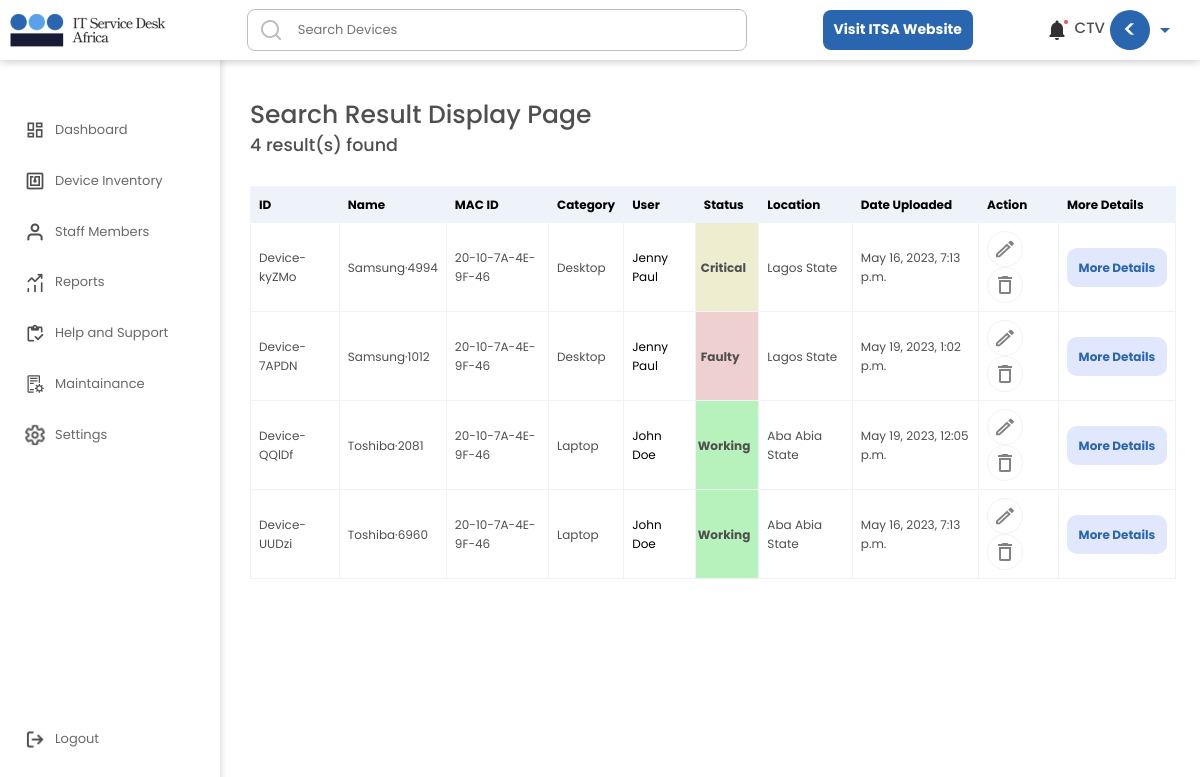
/member/searchresult/ (signed in), run on an earlier commit of the app's database.
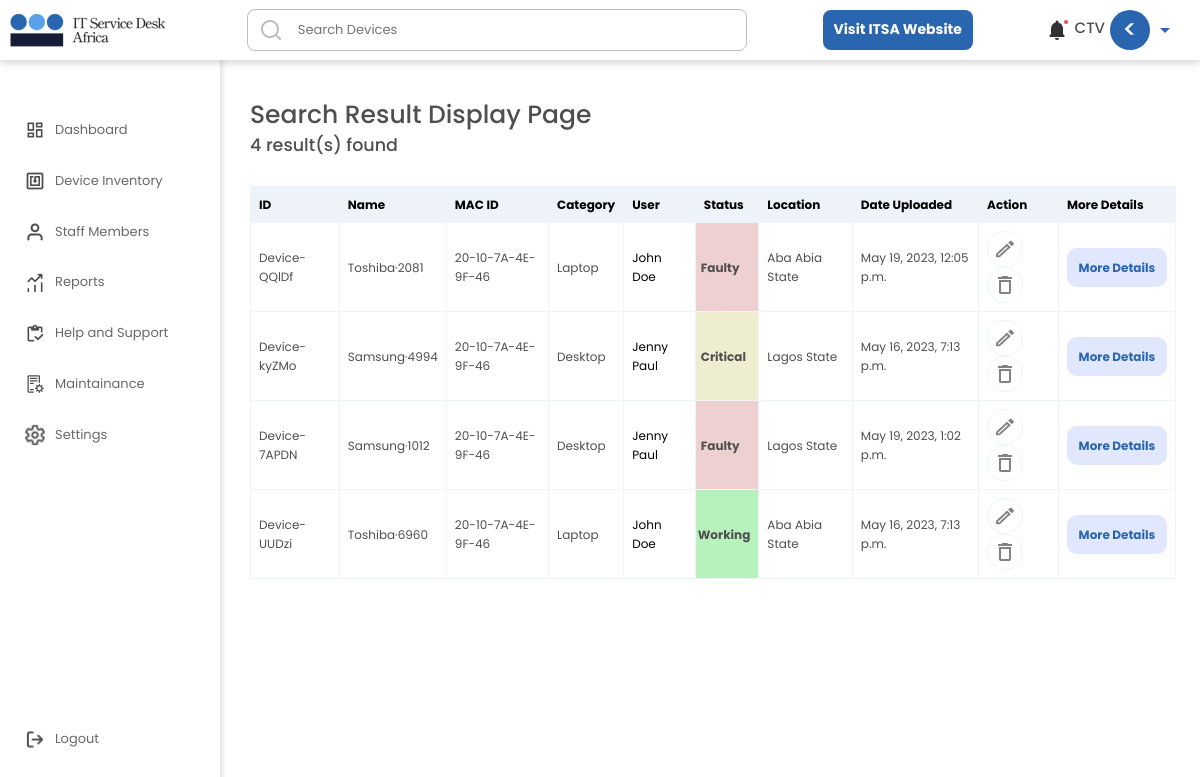
And on a later commit of the database.
### userarea/models.py (models this page shows, shortened)
class DeviceRegisterUpload(models.Model):
    user = models.ForeignKey(User, null=True, on_delete=models.CASCADE)
    deviceip = models.CharField(max_length = 1500, null=True, blank = True)
    devicename= models.CharField(max_length = 1500, blank = True, null=True)
    devicemacaddress = models.CharField(max_length = 1500, null=True, blank = True)
    devicenetworkadaptercompany = models.CharField(max_length = 1500, null=True, blank = True)
    deviceuserfirstname = models.CharField(max_length= 200, null=True, blank = True)
    deviceuserlastname = models.CharField(max_length= 200, null=True, blank = True)
    devicestatus = models.CharField(max_length= 300,choices = DEVICE_HEALTH_STATUS, default = 'Working', null=True, blank = True)
    deviceworkgroup = models.CharField(max_length = 1500, null=True, blank = True)
    deviceusedepartment = models.CharField(max_length = 1500, null=True, blank = True)
    deviceportnumber = models.CharField(max_length = 1500, null=True, blank = True)
    devicemultiplepacket = models.CharField(max_length = 1500, null=True, blank = True)
    index= models.CharField(max_length = 1500, blank = True, null=True)
    devicetype= models.CharField(max_length = 1500, null=True, blank = True)
    devicelocation= models.CharField(max_length = 1500, null=True, blank = True)
    devicebrand= models.CharField(max_length = 1500, null=True, blank = True)
    deviceos = models.CharField(max_length = 1500, null=True, blank = True)
    devicecostofpurchase = models.CharField(max_length = 1500, null=True, blank = True)
    deviceuseremail = models.CharField(max_length= 200, null=True, blank = True)
    deviceuserphonenumber = models.CharField(max_length= 200, null=True, blank = True)
    deviceuserdateofresumption = models.CharField(max_length= 200, null=True, blank = True)
    deviceworkingcondition = models.CharField(max_length= 300,choices = DEVICE_WORKING_CONDITION, default = 'Good', null=True, blank = True)
    deviceyearofpurchase = models.CharField(max_length = 1500, null=True, blank = True)
    devicedepreciationrate = models.CharField(max_length = 1500, null=True, blank = True)
    deviceid = models.CharField(max_length = 1500, null=True, blank = True)
    savetimedata = models.CharField(max_length = 1500, null=True, blank = True)
    weekNumberSaved = models.CharField(max_length = 1500, null=True, blank = True)
    created_at = models.DateTimeField(auto_now_add=True)
    edited_at = models.DateTimeField(auto_now=True)
    class Meta:
        ordering = ['-edited_at', '-created_at']

### userarea/views.py (the view)
# urls.py: path('searchresult/', views.Searchresult, name="Searchresult"),
def Searchresult(request):
    print('seaching...')
    q = request.GET.get('q') if request.GET.get('q') != None else ''
    if request.method == 'GET':
        print(q)
    deviceSearch = DeviceRegisterUpload.objects.filter(
       Q( Q(deviceid__icontains = q) |
        Q(deviceuserfirstname__icontains = q) |
        Q(deviceuserlastname__icontains = q) |
        Q(devicemacaddress__icontains = q) |
        Q(deviceusedepartment__icontains = q) |
        Q(devicestatus__icontains = q) |
        Q(devicebrand__icontains = q) |
        Q(created_at__icontains = q) |
        Q(devicetype__icontains = q) |
        Q(devicelocation__icontains = q) |
        Q(savetimedata__icontains = q) |
        Q(weekNumberSaved__icontains = q)
    ) & Q(user = request.user))
    deviceSearchCount = deviceSearch.count()
    thisYear = datetime.today().year
    today = datetime.today()
    dateNow = datetime.now()
    month1 = dateNow.strftime("%b")
    print("Current Month Full Name:", month1)
    print("dateNow", dateNow)
    print("today", today)
    date = datetime.today()
    weekNumber = date.isocalendar().week
    print('this week number:', weekNumber)
    allUsers = User.objects.all()
    context = {'allUsers':allUsers, 'deviceSearch': deviceSearch, 'deviceSearchCount':deviceSearchCount}
    return render(request, 'userarea/searchresult.html', context)

### userarea/templates/userarea/searchresult.html (shortened to what this page needs)
{% include 'general.html' %}
{% load static %}
{% block content %}
<!DOCTYPE html>
<html lang="en">
	<head>
		<link rel="stylesheet" href={% static 'dashboard/css/style.css' %} />
		<link rel="stylesheet" href={% static 'inventory/css/style.css' %} />
		<link href="https://unpkg.com/aos@2.3.1/dist/aos.css" rel="stylesheet">
	</head>
	<body class='body'>
		<div class='main'>
            <h1>Search Result Display Page</h1>
			<h3>{{deviceSearchCount}} result(s) found</h3>
			<div>
				<div>
					<table>
                        <tr>
                          <th>ID</th>
                          <th>Name</th>
                          <th>MAC ID</th>
                          <th>Category</th>
                          <th>User</th>
                          <th>Status</th>
                          <th>Location</th>
                          <th>Date Uploaded</th>
                          <th>Action</th>
                          <th>More Details</th>
                        </tr>
						{% for deviceSearch in deviceSearch %}
                        <tr>
                          <td>{{ deviceSearch.deviceid }}</td>
                          <td>{{ deviceSearch.devicebrand }}</td>
                          <td>{{ deviceSearch.devicemacaddress }}</td>
                          <td>{{ deviceSearch.devicetype }}</td>
                          <td><a href=''>{{ deviceSearch.deviceuserfirstname }} {{ deviceSearch.deviceuserlastname }}</a></td>
                          <td class={{ deviceSearch.devicestatus }}>{{ deviceSearch.devicestatus }}</td>
                          <td>{{ deviceSearch.devicelocation }}</td>
                          <td>{{ deviceSearch.created_at }}</td>
                          <td>
							<div class='actionbtns'>
								<img src={% static 'dashboard/img/edit.png' %} />
								<img src={% static 'dashboard/img/delete.png' %} />
							</div>
						  </td>
						  <td class='moredetailsbtn'>
							<button>More Details</button>
						  </td>
					</tr>
						{% endfor %}
                    </table>
				</div>
			</div>
        </div>
    </body>
</html>
{% endblock content %}

What changed in the data, as far as the page shows it:
changed DeviceRegisterUpload "Device-QQlDf": devicestatus "Working" → "Faulty"; moves up the list
